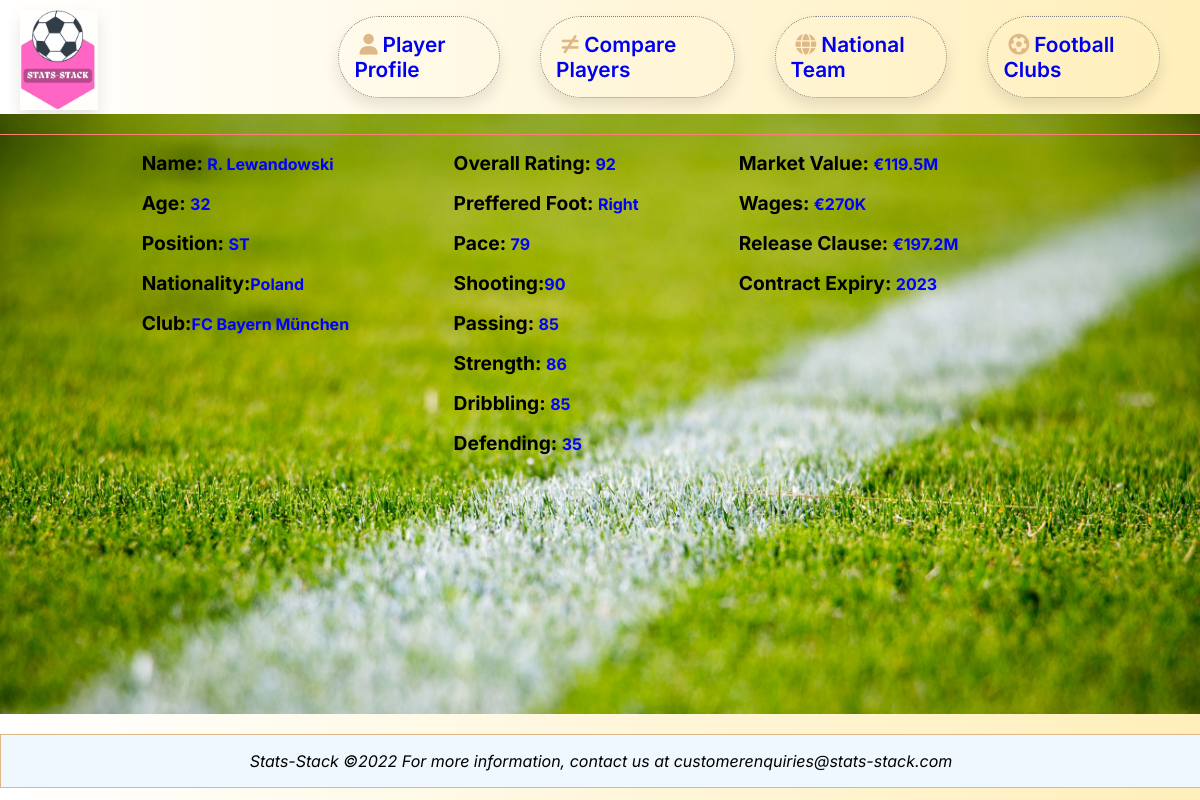
Screenshot of /profile/3367/ with the database file from the repository.
### statlist/models.py (models this page shows, shortened)
class Player(models.Model):
    class Meta:
        ordering = ('-skills__rating',)
    playerID = models.AutoField(primary_key=True)
    playerName = models.CharField(max_length=200)
    playerAge = models.IntegerField(default=0)
    playerPhoto = models.URLField(max_length=1000)
    playerPosition = models.CharField(max_length=3)
    playerCountry = models.ForeignKey(
        Country, on_delete=models.SET_NULL, null=True)
    playerClub = models.ForeignKey(Club, on_delete=models.SET_NULL, null=True)
    skills = models.OneToOneField(
        Skills, on_delete=models.SET_NULL, null=True)
    playerValue = models.OneToOneField(
        TransferMarket, on_delete=models.SET_NULL, null=True)

class Country(models.Model):
    countryID = models.AutoField(primary_key=True)
    countryName = models.CharField(max_length=200)
    countryFlag = models.URLField(max_length=1000)
    def __str__(self):
        return f"{self.countryName}"
    class Meta:
        ordering = ('countryName',)

class Club(models.Model):
    clubID = models.AutoField(primary_key=True)
    clubName = models.CharField(max_length=200)
    clubLogo = models.URLField(max_length=1000)
    def __str__(self):
        return f"{self.clubName}"

class Skills(models.Model):
    skillsID = models.AutoField(primary_key=True)
    prefferedFoot = models.CharField(max_length=10)
    pace = models.IntegerField(default=0)
    shooting = models.IntegerField(default=0)
    passing = models.IntegerField(default=0)
    strength = models.IntegerField(default=0)
    dribbling = models.IntegerField(default=0)
    defending = models.IntegerField(default=0)
    rating = models.IntegerField(default=0)

class TransferMarket(models.Model):
    transferID = models.AutoField(primary_key=True)
    value = models.CharField(max_length=10, null=True)
    contractExpiry = models.IntegerField()
    wages = models.CharField(max_length=10)
    releaseClause = models.CharField(max_length=10)

### statlist/views.py (the view)
# urls.py: path('profile/<int:id>/', views.details, name="details"),
def details(request, id):
    try:
        playerobj = Player.objects.all().filter(
            playerID=id).order_by("-skills__rating").first()
    except ObjectDoesNotExist:
        print("the Player object does not exist or could not be fetched from the database")
    except MultipleObjectsReturned:
        print("The query returned more than one object, possible duplication of countryname or wrong queryset")
    return render(request, 'statlist/playerdetail.html', {'player': playerobj})

### statlist/templates/statlist/playerdetail.html
{% extends 'statlist/base.html' %}
{% load static %}
{% block content %}
{% if player %}
    <div class="details">
        <div class="profile-img"><img src="{{player.playerPhoto}}" alt=""></div>
        <div class="details-card">
                <div>
                    <p><span class="field-name">Name:</span> <span class="field-value">{{player.playerName}}</span></p>
                    <p><span class="field-name">Age:</span> <span class="field-value">{{player.playerAge}}</span></p>
                    <p><span class="field-name">Position:</span> <span class="field-value">{{player.playerPosition}}</span></p>
                    <p><span class="field-name">Nationality:</span><span class="field-value">{{player.playerCountry}} </span><img src="{{player.playerCountry.countryFlag}}" alt=""></p>
                    <p><span class="field-name">Club:</span><span class="field-value">{{player.playerClub}}</span> <img src="{{player.playerClub.clubLogo}}" alt=""></p>
                </div>
                <div>
                    <p><span class="field-name">Overall Rating:</span> <span class="field-value">{{player.skills.rating}}</span></p>
                    <p><span class="field-name">Preffered Foot:</span> <span class="field-value">{{player.skills.prefferedFoot}}</span></p>
                    <p><span class="field-name">Pace:</span> <span class="field-value">{{player.skills.pace}}</span></p>
                    <p><span class="field-name">Shooting:</span><span class="field-value">{{player.skills.shooting}}</span></p>
                    <p><span class="field-name">Passing:</span> <span class="field-value">{{player.skills.passing}}</span></p>
                    <p><span class="field-name">Strength:</span> <span class="field-value">{{player.skills.strength}}</span></p>
                    <p><span class="field-name">Dribbling:</span> <span class="field-value">{{player.skills.dribbling}}</span></p>
                    <p><span class="field-name">Defending:</span> <span class="field-value">{{player.skills.defending}}</span></p>
                </div>
                <div>
                    <p><span class="field-name">Market Value:</span> <span class="field-value">{{player.playerValue.value}}</span></p>
                    <p><span class="field-name">Wages:</span> <span class="field-value">{{player.playerValue.wages}}</span></p>
                    <p><span class="field-name">Release Clause:</span> <span class="field-value">{{player.playerValue.releaseClause}}</span></p>
                    <p><span class="field-name">Contract Expiry:</span> <span class="field-value">{{player.playerValue.contractExpiry}}</span></p>
                </div>
        </div>
    </div>
{% endif %}
{% endblock %}

### statlist/static/statlist/style.css (style rules this page uses)
body { background: #ffefba; background: -webkit-linear-gradient( to right, #ffffff, #ffefba ); background: linear-gradient( to right, #ffffff, #ffefba ); font-family: inter, sans-serif; margin: 0; }
.details { display: flex; flex-direction: column; align-items: center; background-image: url("../images/bg.jpeg"); background-size: cover; height: 600px; background-repeat: no-repeat; }
.details-card { display: flex; flex-direction: row; justify-content: center; }
.profile-img { border-bottom: 1px solid salmon; width: 100%; }
.details-card div { margin-right: 100px; }
.field-name { font-size: larger; font-family: inter, sans-serif; font-weight: 700; color: black; }
.field-value { color: blue; font-weight: 700; }

### rows the page displays
Player: playerName "R. Lewandowski", playerAge "32", playerPosition "ST", playerCountry "Poland", playerClub "FC Bayern München", skills.rating "92", skills.prefferedFoot "Right", skills.pace "79", skills.shooting "90", skills.passing "85", skills.strength "86", skills.dribbling "85", skills.defending "35", playerValue.value "€119.5M", playerValue.wages "€270K", playerValue.releaseClause "€197.2M", playerValue.contractExpiry "2023"
